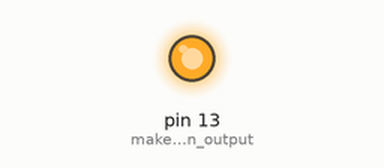
Simulated run of this sketch. Board: Arduino Uno, built with avr-gcc and run on an emulated ATmega328P. On the bench: output pins drawn as LEDs (lit = HIGH).

Above: at 0.12 s.
At 6.37 s:
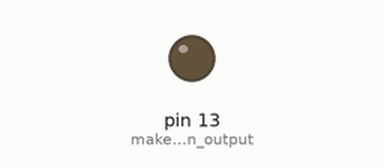
Timing chart, 0 to 6.7 s (numbered marks = the images above):
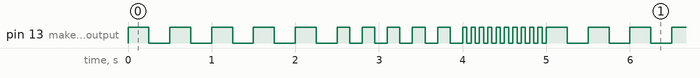

The sketch:

ActiveBuzzer.ino
```cpp
// date: 5/26/2026
// Active buzza by: ArZon

void setup()
{
  pinMode(13, OUTPUT); //make pin 13 an output (because it is a buzzer)
}
void loop()
{
  int sd; //create the function sd (sound duration)
  for (int i = 0; i < 20; i++)
  {
    //use an if, else if, and else functions to shorten the sound
    if (i < 5)
    {
      sd = 250;
    }
    else if (i < 10)
    {
      sd = 150;
    }
    else if (i < 20)
    {
      sd = 50;
    }
    digitalWrite(13, HIGH); //turn the buzzer on
    delay(sd);
    digitalWrite(13, LOW); //turn the buzzer off
    delay(sd);
  }
}

//code inspired from the elegoo super starter kit
```

Measured:
- by itself, pin 13 (make_pin_13_an_output): moves between LOW and HIGH, repeating every 5.0 s
